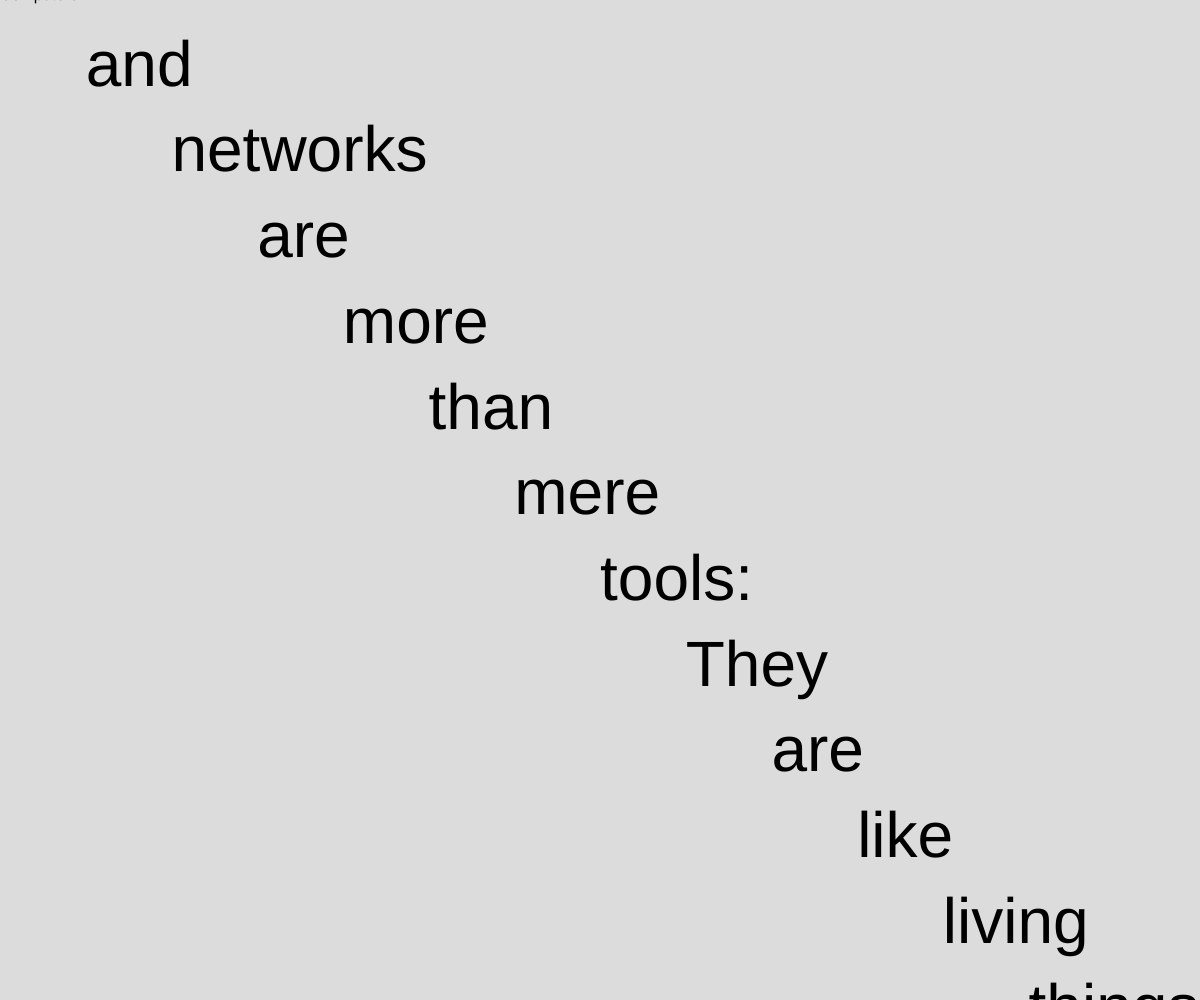
Frame 1 (no input)
Frame 60 (no input): identical to frame 1, image omitted
Frame 120 (the mouse pressed at the canvas centre since frame 60): identical to frame 1, image omitted

The p5.js sketch that drew this single still picture (run headless with seeded random() and noise() and a simulated clock; from frame 60 on, the mouse is pressed at the canvas centre):

// p5.js sketch
// ── sketch.js
// TODO: strings and text
//       iterate letters
//       iterate words

let mString =
  "Computers and networks are more than mere tools: They are like living things, themselves.";

function setup() {
  createCanvas(windowWidth, windowHeight);
  background(220);
  textSize(16);

  // printing words based on their division by a space
  let mWords = mString.split(" ");
  print(mWords);

  for (let idx = 0; idx < mString.length; idx++) {
    let pos = map(idx, 0, mWords.length, 0, width);
    text(mWords[idx], pos, pos);

    if (mWords[idx] == "are") {
      textSize(64);
    } else {
      textSize(64);
    }
  }
}

function draw() {}
